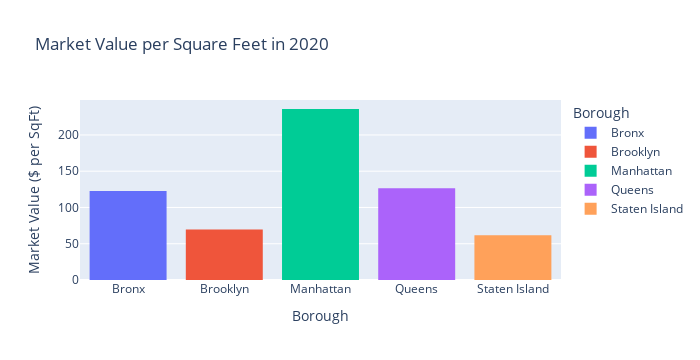

This figure's notebook cell:
### Markdown cell above
## 2. Visualize Market Values of Condominiums.
- Show the market values of condominiums by borough.
- Show the market values of condominiums by year.

### Code cell
# Condominiums' market values of each borough in 2020
fig = px.histogram(
        group_condo[group_condo['Report Year']==2020],
        x="Borough",
        y="Market Value per SqFt",
        color='Borough',
        title='Market Value per Square Feet in 2020',
)

fig.update_yaxes(title_text='Market Value ($ per SqFt)')
fig.update_layout(width=700)
fig.show()

### Figure 1 — Plotly figure (JSON) as saved in the notebook; plotly's stock layout.template omitted (floating-point values rounded to 4 significant figures)
{"data": [{"alignmentgroup": "True", "bingroup": "x", "histfunc": "sum", "hovertemplate": "Borough=%{x}<br>sum of Market Value per SqFt=%{y}<extra></extra>", "legendgroup": "Bronx", "marker": {"color": "#636efa", "pattern": {"shape": ""}}, "name": "Bronx", "offsetgroup": "Bronx", "orientation": "v", "showlegend": true, "type": "histogram", "x": ["Bronx"], "xaxis": "x", "y": [122.8], "yaxis": "y"}, {"alignmentgroup": "True", "bingroup": "x", "histfunc": "sum", "hovertemplate": "Borough=%{x}<br>sum of Market Value per SqFt=%{y}<extra></extra>", "legendgroup": "Brooklyn", "marker": {"color": "#EF553B", "pattern": {"shape": ""}}, "name": "Brooklyn", "offsetgroup": "Brooklyn", "orientation": "v", "showlegend": true, "type": "histogram", "x": ["Brooklyn"], "xaxis": "x", "y": [69.59], "yaxis": "y"}, {"alignmentgroup": "True", "bingroup": "x", "histfunc": "sum", "hovertemplate": "Borough=%{x}<br>sum of Market Value per SqFt=%{y}<extra></extra>", "legendgroup": "Manhattan", "marker": {"color": "#00cc96", "pattern": {"shape": ""}}, "name": "Manhattan", "offsetgroup": "Manhattan", "orientation": "v", "showlegend": true, "type": "histogram", "x": ["Manhattan"], "xaxis": "x", "y": [235.8], "yaxis": "y"}, {"alignmentgroup": "True", "bingroup": "x", "histfunc": "sum", "hovertemplate": "Borough=%{x}<br>sum of Market Value per SqFt=%{y}<extra></extra>", "legendgroup": "Queens", "marker": {"color": "#ab63fa", "pattern": {"shape": ""}}, "name": "Queens", "offsetgroup": "Queens", "orientation": "v", "showlegend": true, "type": "histogram", "x": ["Queens"], "xaxis": "x", "y": [126.4], "yaxis": "y"}, {"alignmentgroup": "True", "bingroup": "x", "histfunc": "sum", "hovertemplate": "Borough=%{x}<br>sum of Market Value per SqFt=%{y}<extra></extra>", "legendgroup": "Staten Island", "marker": {"color": "#FFA15A", "pattern": {"shape": ""}}, "name": "Staten Island", "offsetgroup": "Staten Island", "orientation": "v", "showlegend": true, "type": "histogram", "x": ["Staten Island"], "xaxis": "x", "y": [61.57], "yaxis": "y"}], "layout": {"barmode": "relative", "height": 360, "legend": {"title": {"text": "Borough"}, "tracegroupgap": 0}, "title": {"text": "Market Value per Square Feet in 2020"}, "width": 700, "xaxis": {"anchor": "y", "autorange": true, "categoryarray": ["Bronx", "Brooklyn", "Manhattan", "Queens", "Staten Island"], "categoryorder": "array", "domain": [0, 1], "range": [-0.5, 4.5], "title": {"text": "Borough"}, "type": "category"}, "yaxis": {"anchor": "x", "autorange": true, "domain": [0, 1], "range": [0, 248.2], "title": {"text": "Market Value ($ per SqFt)"}, "type": "linear"}}}
